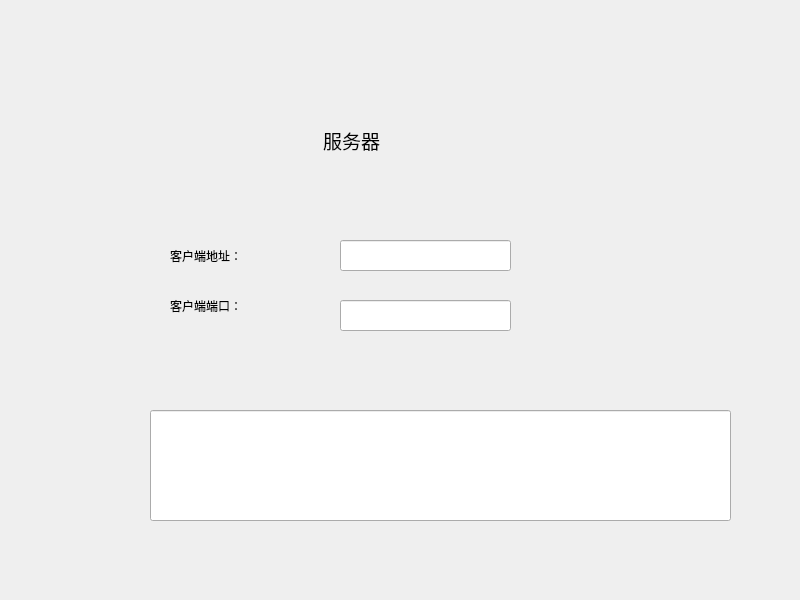
<?xml version="1.0" encoding="UTF-8"?>
<ui version="4.0">
 <class>Widget</class>
 <widget class="QWidget" name="Widget">
  <property name="geometry">
   <rect>
    <x>0</x>
    <y>0</y>
    <width>800</width>
    <height>600</height>
   </rect>
  </property>
  <property name="windowTitle">
   <string>Widget</string>
  </property>
  <widget class="QLabel" name="label">
   <property name="geometry">
    <rect>
     <x>301</x>
     <y>110</y>
     <width>101</width>
     <height>61</height>
    </rect>
   </property>
   <property name="text">
    <string>&lt;html&gt;&lt;head/&gt;&lt;body&gt;&lt;p align=&quot;center&quot;&gt;&lt;span style=&quot; font-size:14pt;&quot;&gt;服务器&lt;/span&gt;&lt;/p&gt;&lt;/body&gt;&lt;/html&gt;</string>
   </property>
  </widget>
  <widget class="QLineEdit" name="ipLineEdit">
   <property name="geometry">
    <rect>
     <x>340</x>
     <y>240</y>
     <width>171</width>
     <height>31</height>
    </rect>
   </property>
  </widget>
  <widget class="QLineEdit" name="portLineEdit">
   <property name="geometry">
    <rect>
     <x>340</x>
     <y>300</y>
     <width>171</width>
     <height>31</height>
    </rect>
   </property>
  </widget>
  <widget class="QLabel" name="label_2">
   <property name="geometry">
    <rect>
     <x>170</x>
     <y>240</y>
     <width>121</width>
     <height>31</height>
    </rect>
   </property>
   <property name="text">
    <string>客户端地址：</string>
   </property>
  </widget>
  <widget class="QLabel" name="label_3">
   <property name="geometry">
    <rect>
     <x>170</x>
     <y>290</y>
     <width>121</width>
     <height>31</height>
    </rect>
   </property>
   <property name="text">
    <string>客户端端口：</string>
   </property>
  </widget>
  <widget class="QLineEdit" name="mainLineEdit">
   <property name="geometry">
    <rect>
     <x>150</x>
     <y>410</y>
     <width>581</width>
     <height>111</height>
    </rect>
   </property>
  </widget>
 </widget>
 <resources/>
 <connections/>
</ui>
